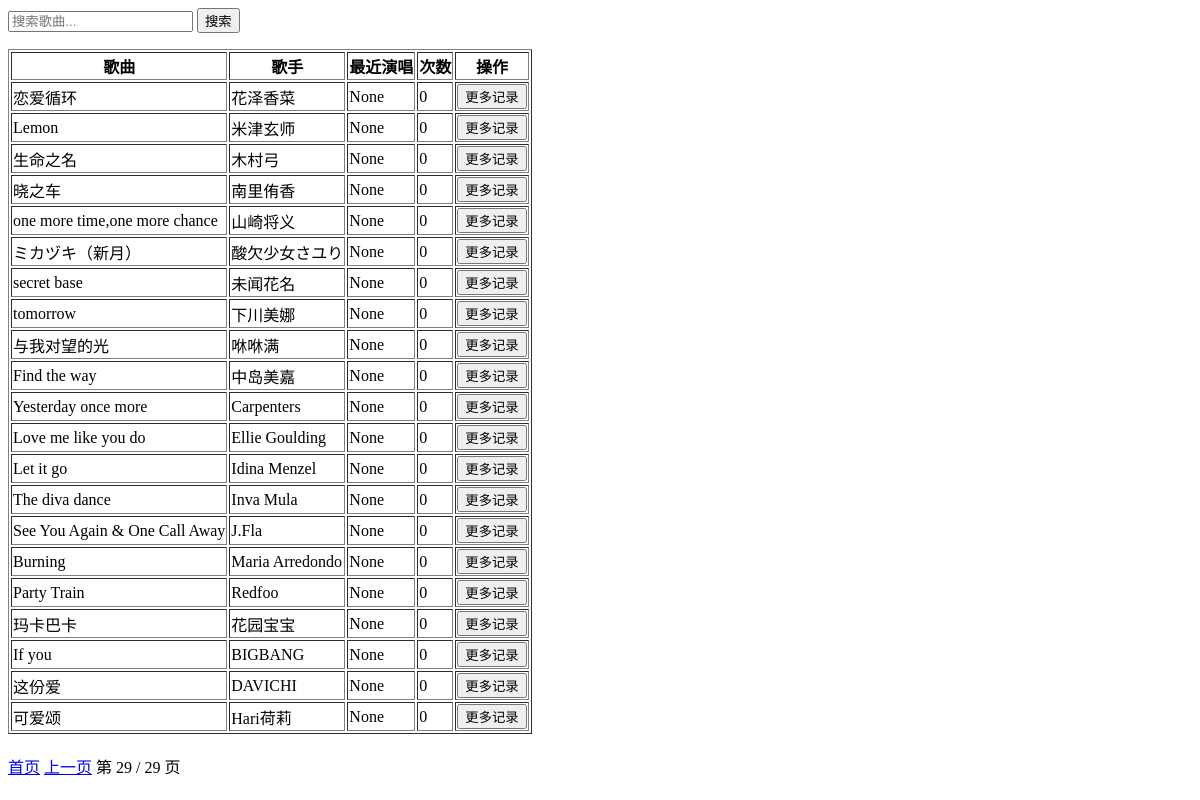
The page /?page=29 on the database its author committed.
### main/models.py (models this page shows, shortened)
class Songs(models.Model):
    song_name = models.CharField(max_length=200)
    singer = models.CharField(max_length=200, blank=True, null=True)
    last_performed = models.DateField(blank=True, null=True)
    perform_count = models.IntegerField(default=0)
    language = models.CharField(max_length=50, blank=True, null=True)

### main/views.py (the view)
# urls.py: path("",views.songs_list,name="歌单"),
def songs_list(request):
    query = request.GET.get("q","")
    songs = Songs.objects.all().order_by("-perform_count")
    if query:
        songs = songs.filter(song_name__icontains=query)
    paginator = Paginator(songs, 50)
    page_num = request.GET.get("page")
    page_obj = paginator.get_page(page_num)
    return render(request, "songs_list.html", {"page_obj":page_obj})

### templates/songs_list.html (shortened to what this page needs)
<html>
<head>
</head>
<body>
    <form method="get">
        <input type="text" name="q" placeholder="搜索歌曲..." value="{{ query|default:'' }}">
        <button type="submit">搜索</button>
    </form>
    <table border="1">
        <tr>
            <th>歌曲</th>
            <th>歌手</th>
            <th>最近演唱</th>
            <th>次数</th>
            <th>操作</th>
        </tr>
        {% for song in page_obj %}
        <tr>
            <td>{{ song.song_name }}</td>
            <td>{{ song.singer }}</td>
            <td>{{ song.last_performed }}</td>
            <td>{{ song.perform_count }}</td>
            <td>
                <button onclick="toggleDetails({{ song.id }}, this)">更多记录</button>
            </td>
        </tr>
        {% empty %}
        <tr>
            <td colspan="5">暂无数据</td>
        </tr>
        {% endfor %}
    </table>
    <div style="margin-top: 20px;">
        {% if page_obj.has_previous %}
        <a href="?page=1{% if query %}&q={{ query }}{% endif %}">首页</a>
        <a href="?page={{ page_obj.previous_page_number }}{% if query %}&q={{ query }}{% endif %}">上一页</a>
        {% endif %}
        <span>第 {{ page_obj.number }} / {{ page_obj.paginator.num_pages }} 页</span>
    </div>
</body>
</html>

### rows shown on the page
Songs: song_name "恋爱循环", singer "花泽香菜", last_performed "None", perform_count "0"
Songs: song_name "Lemon", singer "米津玄师", last_performed "None", perform_count "0"
Songs: song_name "生命之名", singer "木村弓", last_performed "None", perform_count "0"
Songs: song_name "晓之车", singer "南里侑香", last_performed "None", perform_count "0"
Songs: song_name "one more time,one more chance", singer "山崎将义", last_performed "None", perform_count "0"
Songs: song_name "ミカヅキ（新月）", singer "酸欠少女さユり", last_performed "None", perform_count "0"
Songs: song_name "secret base", singer "未闻花名", last_performed "None", perform_count "0"
Songs: song_name "tomorrow", singer "下川美娜", last_performed "None", perform_count "0"
Songs: song_name "与我对望的光", singer "咻咻满", last_performed "None", perform_count "0"
Songs: song_name "Find the way", singer "中岛美嘉", last_performed "None", perform_count "0"
Songs: song_name "Yesterday once more", singer "Carpenters", last_performed "None", perform_count "0"
Songs: song_name "Love me like you do", singer "Ellie Goulding", last_performed "None", perform_count "0"
Songs: song_name "Let it go", singer "Idina Menzel", last_performed "None", perform_count "0"
Songs: song_name "The diva dance", singer "Inva Mula", last_performed "None", perform_count "0"
Songs: song_name "See You Again & One Call Away", singer "J.Fla", last_performed "None", perform_count "0"
Songs: song_name "Burning", singer "Maria Arredondo", last_performed "None", perform_count "0"
Songs: song_name "Party Train", singer "Redfoo", last_performed "None", perform_count "0"
Songs: song_name "玛卡巴卡", singer "花园宝宝", last_performed "None", perform_count "0"
Songs: song_name "If you", singer "BIGBANG", last_performed "None", perform_count "0"
Songs: song_name "这份爱", singer "DAVICHI", last_performed "None", perform_count "0"
Songs: song_name "可爱颂", singer "Hari荷莉", last_performed "None", perform_count "0"

### other values the page prints
{{ page_obj.number }} "29"
{{ page_obj.paginator.num_pages }} "29"
